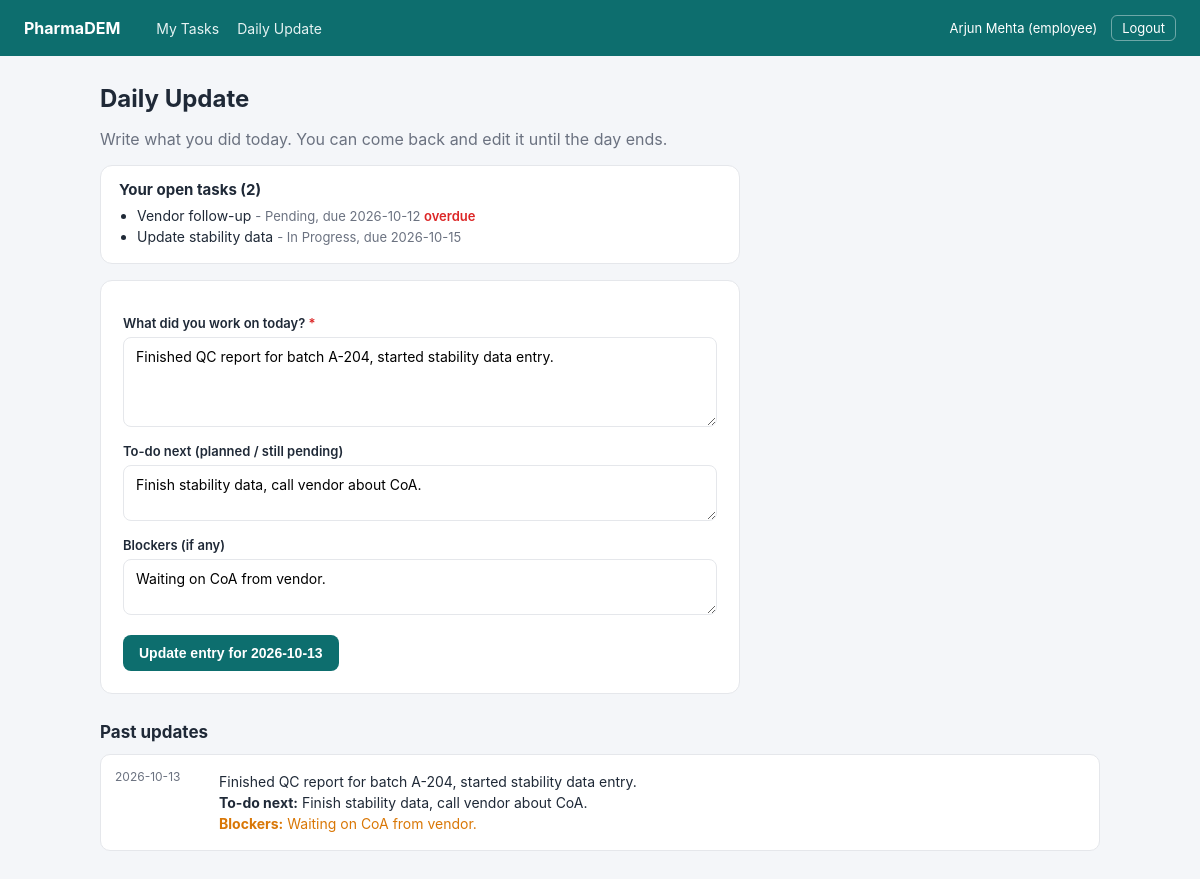
Page /index.php?r=employee/updates (signed in) on the committed database.
### tables this page shows
CREATE TABLE tasks (
  id          INT AUTO_INCREMENT PRIMARY KEY,
  title       VARCHAR(200) NOT NULL,
  description TEXT,
  assigned_to INT NOT NULL,
  assigned_by INT NOT NULL,
  priority    ENUM('low','medium','high') NOT NULL DEFAULT 'medium',
  status      ENUM('todo','in_progress','pending','completed') NOT NULL DEFAULT 'todo',
  due_date    DATE,
  completed_at DATETIME DEFAULT NULL,
  created_at  TIMESTAMP NOT NULL DEFAULT CURRENT_TIMESTAMP,
  CONSTRAINT fk_task_employee FOREIGN KEY (assigned_to) REFERENCES users(id) ON DELETE CASCADE,
  CONSTRAINT fk_task_manager  FOREIGN KEY (assigned_by) REFERENCES users(id) ON DELETE CASCADE,
  INDEX idx_assigned_to (assigned_to),
  INDEX idx_status (status),
  INDEX idx_due_date (due_date)
);

CREATE TABLE daily_updates (
  id           INT AUTO_INCREMENT PRIMARY KEY,
  user_id      INT  NOT NULL,
  update_date  DATE NOT NULL,
  work_summary TEXT NOT NULL,
  plan         TEXT,
  blockers     TEXT,
  created_at   TIMESTAMP NOT NULL DEFAULT CURRENT_TIMESTAMP,
  CONSTRAINT fk_update_user FOREIGN KEY (user_id) REFERENCES users(id) ON DELETE CASCADE,
  UNIQUE KEY uq_user_day (user_id, update_date)
);

### app/helpers.php (called while the page is built, shortened)
<?php
function esc(?string $value): string
{
    return htmlspecialchars($value ?? '', ENT_QUOTES, 'UTF-8');
}
function render(string $name, array $data = []): void
{
    extract($data);
    require __DIR__ . "/views/$name.php";
    require __DIR__ . '/views/layout.php';
}

### app/EmployeeController.php (called while the page is built, shortened)
<?php
class EmployeeController
{
    public static function updates(): void
    {
        $updates = DailyUpdates::forUser(Auth::id());
        $today   = date('Y-m-d');
        $current = null;
        if ($updates && $updates[0]['update_date'] === $today) {
            $current = $updates[0];
        }
        render('employee_updates', [
            'title'     => 'Daily Update',
            'today'     => $today,
            'current'   => $current,
            'updates'   => $updates,
            'openTasks' => array_filter(
                Tasks::forEmployee(Auth::id()),
                fn ($t) => $t['status'] !== 'completed'
            ),
        ]);
    }
}

### public/index.php (called while the page is built, shortened)
<?php
$root = dirname(__DIR__);
date_default_timezone_set((require "$root/config.php")['timezone']);
$routes = [
    'login'               => ['GET',  'AuthController', 'showLogin'],
    'login.submit'        => ['POST', 'AuthController', 'login'],
    'logout'              => ['GET',  'AuthController', 'logout'],
    'dashboard'           => ['GET',  'AuthController', 'dashboard'],
    'employee/dashboard'  => ['GET',  'EmployeeController', 'dashboard'],
    'employee/updates'    => ['GET',  'EmployeeController', 'updates'],
    'task/status'         => ['POST', 'EmployeeController', 'updateStatus'],
    'daily/save'          => ['POST', 'EmployeeController', 'saveUpdate'],
    'manager/dashboard'   => ['GET',  'ManagerController', 'dashboard'],
    'manager/tasks'       => ['GET',  'ManagerController', 'tasks'],
    'manager/task/new'    => ['GET',  'ManagerController', 'newTask'],
    'manager/task/create' => ['POST', 'ManagerController', 'createTask'],
    'manager/task/edit'   => ['GET',  'ManagerController', 'editTask'],
    'manager/task/update' => ['POST', 'ManagerController', 'updateTask'],
    'manager/task/delete' => ['POST', 'ManagerController', 'deleteTask'],
    'manager/reports'     => ['GET',  'ManagerController', 'reports'],
];
$route = $_GET['r'] ?? 'login';
[$httpMethod, $class, $action] = $routes[$route];
try {
    $class::$action();
} catch (PDOException $e) {
    error_log('DB error: ' . $e->getMessage());
    http_response_code(500);
    exit('Database error. Did you import sql/schema.sql and set the DB details in config.php?');
}

### app/Database.php (called while the page is built)
<?php
class Database
{
    private static ?PDO $pdo = null;
    public static function connection(): PDO
    {
        if (self::$pdo === null) {
            $cfg = (require __DIR__ . '/../config.php')['db'];
            $dsn = sprintf(
                'mysql:host=%s;port=%s;dbname=%s;charset=%s',
                $cfg['host'], $cfg['port'], $cfg['name'], $cfg['charset']
            );
            self::$pdo = new PDO($dsn, $cfg['user'], $cfg['pass'], [
                PDO::ATTR_ERRMODE            => PDO::ERRMODE_EXCEPTION,
                PDO::ATTR_DEFAULT_FETCH_MODE => PDO::FETCH_ASSOC,
                PDO::ATTR_EMULATE_PREPARES   => false,
            ]);
            self::$pdo->exec("SET time_zone = '" . date('P') . "'");
        }
        return self::$pdo;
    }
}

### app/Tasks.php (called while the page is built, shortened)
<?php
class Tasks
{
    public static function isOverdue(array $task): bool
    {
        return $task['status'] !== 'completed'
            && !empty($task['due_date'])
            && $task['due_date'] < date('Y-m-d');
    }
    public static function forEmployee(int $employeeId): array
    {
        $stmt = Database::connection()->prepare(
            "SELECT * FROM tasks t
             WHERE t.assigned_to = ?
             ORDER BY t.due_date IS NULL, t.due_date"
        );
        $stmt->execute([$employeeId]);
        return $stmt->fetchAll();
    }
}

### app/Auth.php (called while the page is built, shortened)
<?php
class Auth
{
    public static function id(): ?int
    {
        return $_SESSION['user']['id'] ?? null;
    }
}

### config.php (called while the page is built)
<?php
return [
    'timezone' => getenv('APP_TZ') ?: 'Asia/Kolkata',
    'db' => [
        'host'    => getenv('DB_HOST') ?: '127.0.0.1',
        'port'    => getenv('DB_PORT') ?: '3306',
        'name'    => getenv('DB_NAME') ?: 'pharmadem',
        'user'    => getenv('DB_USER') ?: 'root',
        'pass'    => getenv('DB_PASS') ?: '',
        'charset' => 'utf8mb4',
    ],
];

### app/DailyUpdates.php (called while the page is built, shortened)
<?php
class DailyUpdates
{
    public static function forUser(int $userId, int $limit = 30): array
    {
        $stmt = Database::connection()->prepare(
            'SELECT * FROM daily_updates WHERE user_id = ? ORDER BY update_date DESC LIMIT ?'
        );
        $stmt->bindValue(1, $userId, PDO::PARAM_INT);
        $stmt->bindValue(2, $limit, PDO::PARAM_INT);
        $stmt->execute();
        return $stmt->fetchAll();
    }
}

### app/views/employee_updates.php (the view, shortened to what this page needs)
<h1>Daily Update</h1>
<p class="muted">Write what you did today. You can come back and edit it until the day ends.</p>
<div class="open-tasks">
    <h2>Your open tasks (<?= count($openTasks) ?>)</h2>
    <ul>
        <?php foreach ($openTasks as $t): ?>
            <li>
                <?= esc($t['title']) ?>
                <span class="muted small">
                    - <?= esc(Tasks::STATUSES[$t['status']]) ?><?php if ($t['due_date']): ?>, due <?= esc($t['due_date']) ?><?php endif; ?>
                </span>
                <?php if (Tasks::isOverdue($t)): ?><span class="due-over small">overdue</span><?php endif; ?>
            </li>
        <?php endforeach; ?>
    </ul>
</div>
<form method="post" action="index.php?r=daily/save" class="form-card">
    <label>What did you work on today? <span class="req">*</span></label>
    <textarea name="work_summary" rows="4" required><?= esc($current['work_summary'] ?? '') ?></textarea>
    <label>To-do next (planned / still pending)</label>
    <textarea name="plan" rows="2"><?= esc($current['plan'] ?? '') ?></textarea>
    <label>Blockers (if any)</label>
    <textarea name="blockers" rows="2"><?= esc($current['blockers'] ?? '') ?></textarea>
    <button type="submit"><?= $current ? 'Update' : 'Save' ?> entry for <?= esc($today) ?></button>
</form>
<h2 class="section-head">Past updates</h2>
<div class="update-list">
    <?php foreach ($updates as $u): ?>
        <article class="update-item">
            <div class="update-date"><?= esc($u['update_date']) ?></div>
            <div class="update-body">
                <p><?= nl2br(esc($u['work_summary'])) ?></p>
                <?php if ($u['plan']): ?>
                    <p><strong>To-do next:</strong> <?= nl2br(esc($u['plan'])) ?></p>
                <?php endif; ?>
                <?php if ($u['blockers']): ?>
                    <p class="blocker"><strong>Blockers:</strong> <?= nl2br(esc($u['blockers'])) ?></p>
                <?php endif; ?>
            </div>
        </article>
    <?php endforeach; ?>
</div>

### public/assets/style.css (style rules this page uses)
:root { --bg: #f4f6f9; --card: #ffffff; --ink: #1f2937; --muted: #6b7280; --line: #e5e7eb; --brand: #0d6e6e; --brand-dark: #0a5555; --danger: #dc2626; --warn: #d97706; }
* { box-sizing: border-box; }
body { margin: 0; font-family: -apple-system, Segoe UI, Roboto, Helvetica, Arial, sans-serif; background: var(--bg); color: var(--ink); }
h1 { font-size: 24px; margin: 0 0 16px; }
h2 { font-size: 17px; }
.section-head { margin: 28px 0 12px; }
.muted { color: var(--muted); }
.small { font-size: 13px; }
.req { color: var(--danger); }
label { font-size: 13px; font-weight: 600; margin: 12px 0 6px; display: block; }
input, select, textarea { width: 100%; padding: 10px 12px; border: 1px solid var(--line); border-radius: 8px; font-size: 14px; font-family: inherit; background: #fff; }
button { margin-top: 16px; background: var(--brand); color: #fff; border: 0; padding: 10px 16px; border-radius: 8px; font-size: 14px; font-weight: 600; cursor: pointer; }
.form-card { background: var(--card); padding: 22px; border-radius: 12px; border: 1px solid var(--line); max-width: 640px; }
.due-over { color: var(--danger); font-weight: 600; }
.update-list { display: flex; flex-direction: column; gap: 12px; }
.update-item { display: flex; gap: 14px; background: var(--card); border: 1px solid var(--line); border-radius: 10px; padding: 14px; }
.update-date { font-size: 12px; color: var(--muted); min-width: 90px; }
.update-body p { margin: 4px 0; font-size: 14px; }
.blocker { color: var(--warn); }
.open-tasks { background: var(--card); border: 1px solid var(--line); border-radius: 12px; padding: 14px 18px; max-width: 640px; margin-bottom: 16px; }
.open-tasks h2 { margin: 0 0 8px; font-size: 15px; }
.open-tasks ul { margin: 0; padding-left: 18px; font-size: 14px; }
.open-tasks li { margin: 4px 0; }

### rows in the picture
tasks: title "Vendor follow-up", status "Pending", due_date "2026-10-12", shows "overdue"
tasks: title "Update stability data", status "In Progress", due_date "2026-10-15"
daily_updates: work_summary "Finished QC report for batch A-204, started stability data entry.", plan "Finish stability data, call vendor about CoA.", blockers "Waiting on CoA from vendor.", update_date "2026-10-13"

### other values in the picture
$user['name'] "Arjun Mehta"
$user['role'] "employee"
count($openTasks) "2"
$today "2026-10-13"
